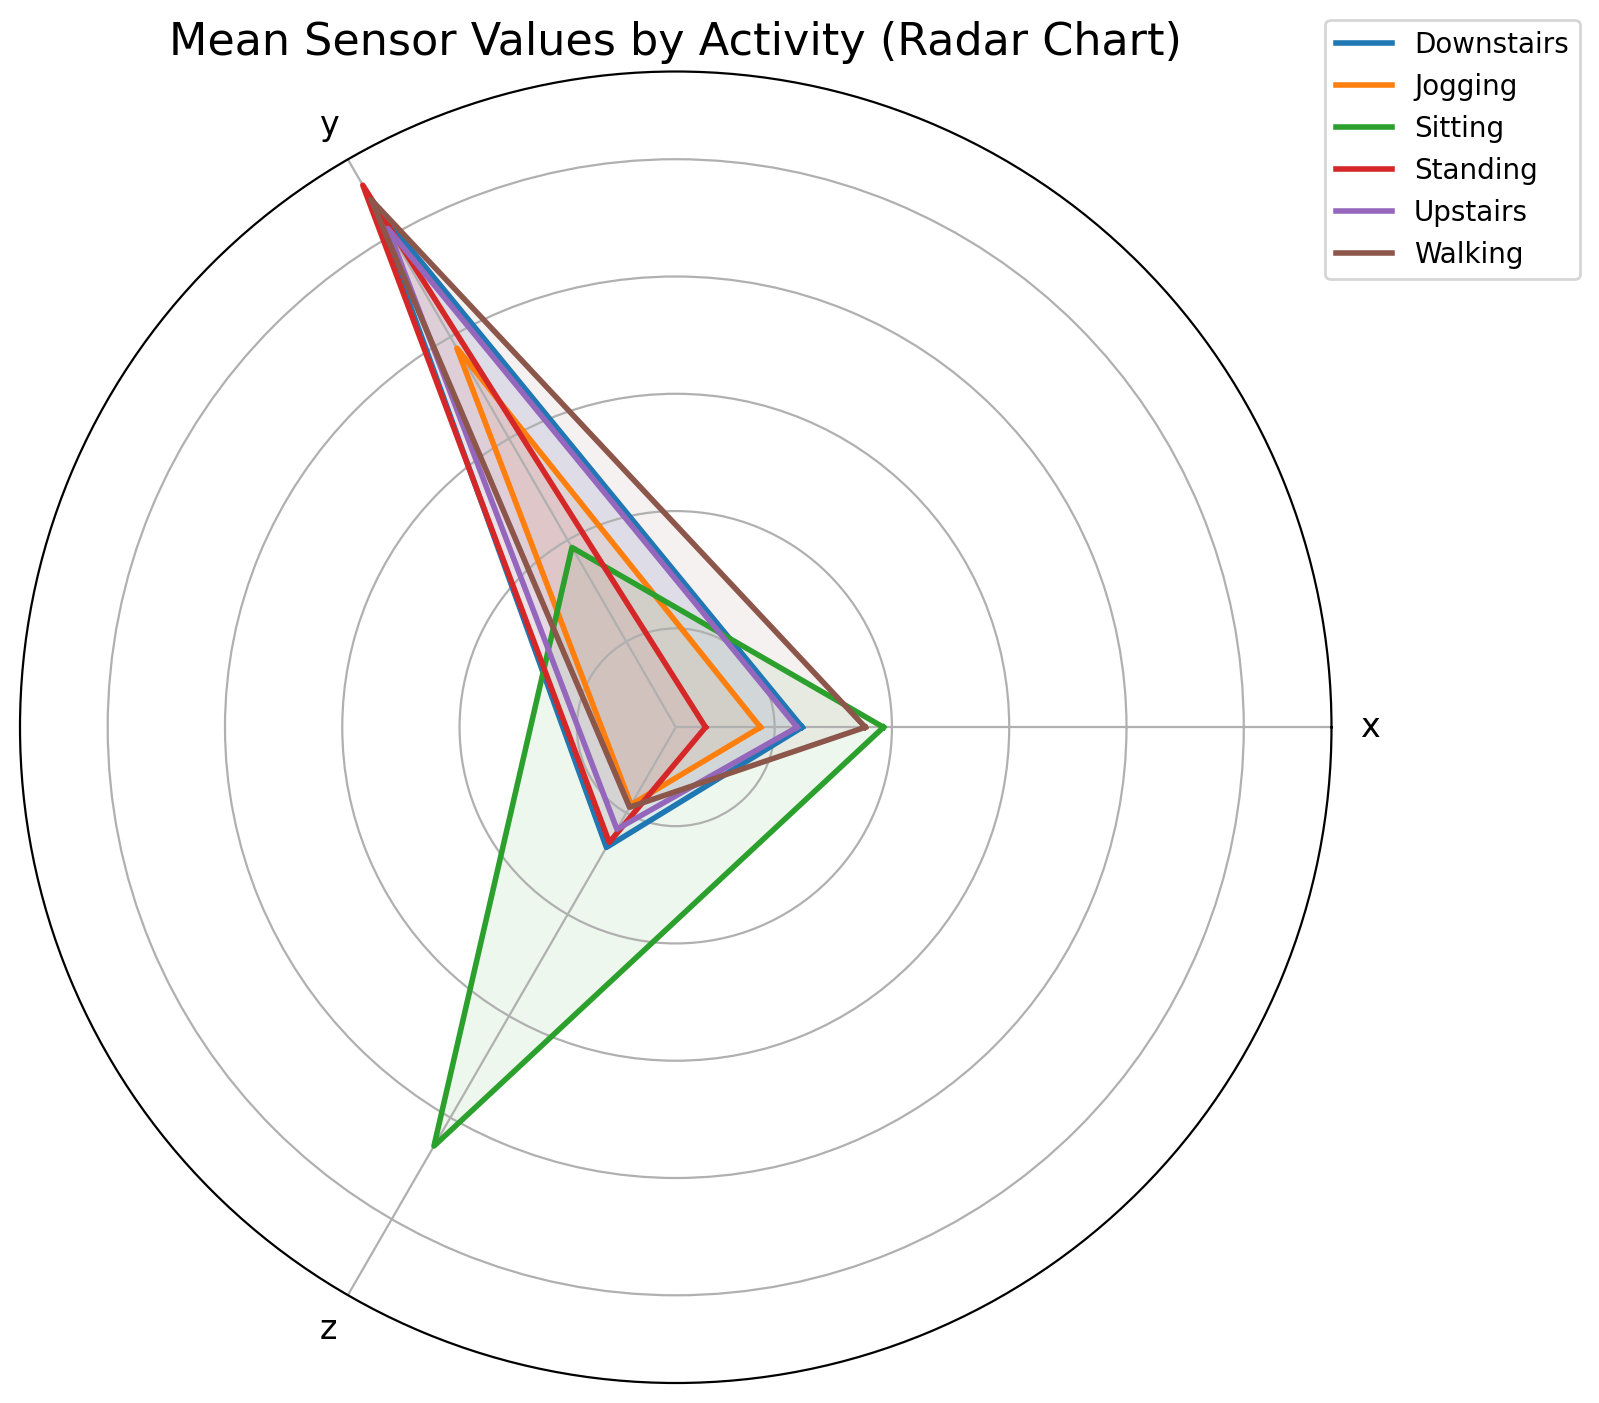

Here is the Python script that generated this plot:
import numpy as np
import matplotlib.pyplot as plt
from clean_wisdm import clean_data


def plot_activity_radar(data, output_path=None):
    means = data.groupby("activity")[["x", "y", "z"]].mean()
    categories = list(means.columns)
    N = len(categories)
    angles = np.linspace(0, 2 * np.pi, N, endpoint=False).tolist()
    angles += angles[:1]

    plt.figure(figsize=(8, 8))
    ax = plt.subplot(111, polar=True)
    for i, (act, row) in enumerate(means.iterrows()):
        values = row.tolist()
        values += values[:1]
        ax.plot(angles, values, label=act, linewidth=2)
        ax.fill(angles, values, alpha=0.08)

    ax.set_xticks(angles[:-1])
    ax.set_xticklabels(categories, fontsize=12)
    ax.set_yticklabels([])
    plt.title("Mean Sensor Values by Activity (Radar Chart)", fontsize=16)
    plt.legend(bbox_to_anchor=(1.2, 1.05), loc="upper right")
    plt.tight_layout()
    if output_path:
        plt.savefig(output_path, dpi=200, bbox_inches="tight")


if __name__ == "__main__":
    data = clean_data("WISDM_ar_v1.1_raw.csv")
    plot_activity_radar(data, "activity_radar.png")
